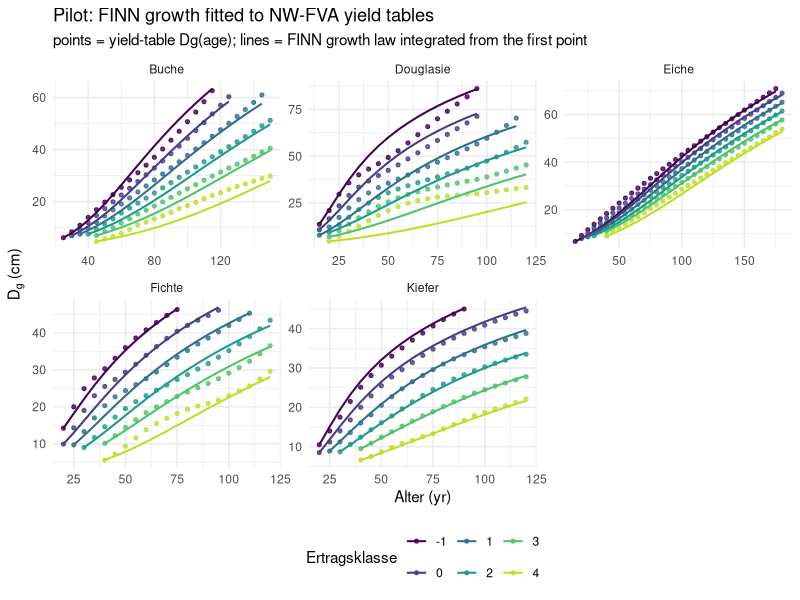

Here is the R script that generated this plot:
# =============================================================================
# Pilot: can FINN's growth response reproduce the NW-FVA yield-table diameter
# growth?  FINN growth (dominant cohort, full light) is
#     g = exp(pred) * exp(-k * dbh)          # g = relative diameter growth / yr
# with pred a linear environmental predictor. We stand site productivity in for
# the environment via the relative yield class Ekl:
#     log g = (b0 + b1 * Ekl) - k * dbh
# -> a LINEAR fit per species. We then INTEGRATE the fitted law year by year and
# compare the reconstructed Dg(age) to the yield table.
#
# This isolates growth from the density/thinning feedback (that needs the
# management operator). It answers: does FINN's growth FORM fit real GY growth?
# =============================================================================

suppressPackageStartupMessages(library(ggplot2))

gy <- read.csv("inst/extdata/nwfva_gy_tables.csv", stringsAsFactors = FALSE)
gy <- gy[order(gy$Art, gy$Ekl, gy$Alter), ]
gy$g_obs <- gy$dDg_dt / gy$Dg                       # observed relative growth (1/yr)
fitdat <- gy[is.finite(gy$g_obs) & gy$g_obs > 0, ]

species <- unique(gy$Art)
coefs <- list(); recon <- list()

for (s in species) {
  d <- fitdat[fitdat$Art == s, ]
  # FINN growth form, linear in (b0, b1, k):
  m <- lm(log(g_obs) ~ Ekl + Dg, data = d)
  b0 <- coef(m)[["(Intercept)"]]; b1 <- coef(m)[["Ekl"]]; k <- -coef(m)[["Dg"]]
  gpred <- function(dbh, ekl) exp(b0 + b1 * ekl) * exp(-k * dbh)
  coefs[[s]] <- data.frame(Art = s, b0 = b0, b1 = b1, k = k,
                           R2_logg = summary(m)$r.squared)

  # Reconstruct Dg(age) by integrating the fitted growth from each class's first
  # tabulated point, stepping 1 yr at a time (dbh_{t+1} = dbh_t * (1 + g)).
  for (e in unique(d$Ekl)) {
    tab <- gy[gy$Art == s & gy$Ekl == e & is.finite(gy$Dg), c("Alter", "Dg")]
    if (nrow(tab) < 3) next
    age <- tab$Alter; dbh <- numeric(length(age)); dbh[1] <- tab$Dg[1]
    cur <- tab$Dg[1]
    for (i in 2:length(age)) {
      for (yr in seq_len(age[i] - age[i - 1])) cur <- cur * (1 + gpred(cur, e))
      dbh[i] <- cur
    }
    recon[[paste(s, e)]] <- data.frame(Art = s, Ekl = e, Alter = age,
                                       Dg_obs = tab$Dg, Dg_fit = dbh)
  }
}

coefs <- do.call(rbind, coefs); rownames(coefs) <- NULL
recon <- do.call(rbind, recon)

# fit quality on the reconstructed diameter trajectory
ss <- function(o, p) 1 - sum((o - p)^2) / sum((o - mean(o))^2)
r2_traj <- tapply(seq_len(nrow(recon)), recon$Art,
                  function(i) ss(recon$Dg_obs[i], recon$Dg_fit[i]))

cat("=== fitted FINN growth parameters per species ===\n")
print(cbind(coefs, R2_Dg_traj = round(r2_traj[coefs$Art], 3)), digits = 3)

# --- plot: observed (points) vs FINN-growth reconstruction (lines), by class ---
recon$Ekl <- factor(recon$Ekl)
p <- ggplot(recon, aes(Alter, colour = Ekl)) +
  geom_point(aes(y = Dg_obs), size = 1.1, alpha = 0.8) +
  geom_line(aes(y = Dg_fit), linewidth = 0.7) +
  facet_wrap(~Art, scales = "free") +
  scale_colour_viridis_d(option = "D", end = 0.9, name = "Ertragsklasse") +
  labs(title = "Pilot: FINN growth fitted to NW-FVA yield tables",
       subtitle = "points = yield-table Dg(age); lines = FINN growth law integrated from the first point",
       x = "Alter (yr)", y = expression(D[g]~"(cm)")) +
  theme_minimal(base_size = 11) + theme(legend.position = "bottom")

dir.create("dev/pilots", showWarnings = FALSE, recursive = TRUE)
ggsave("dev/pilots/growth_fit_pilot.png", p, width = 9, height = 6, dpi = 130)
write.csv(coefs, "dev/pilots/growth_fit_coefs.csv", row.names = FALSE)
cat("\nwrote dev/pilots/growth_fit_pilot.png\n")
